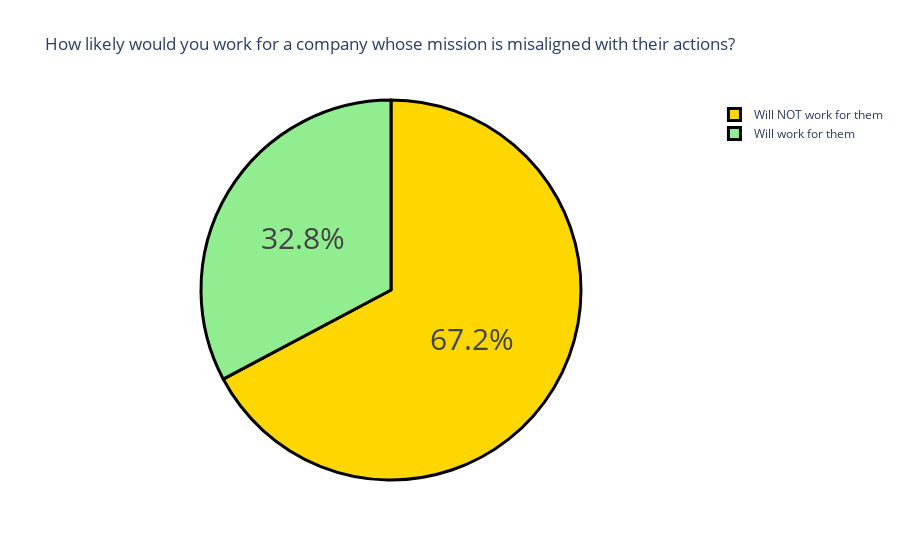

The code cell stored with this chart in its notebook:
### Markdown cell above
## Now let’s have a look at whether they will work for a company whose mission is not clearly defined:

### Code cell
question5 = "How likely would you work for a company whose mission is misaligned with their public actions or even their product ?"
question5 = data[question5].value_counts()
label = question5.index
counts = question5.values
colors = ['gold','lightgreen']
fig = go.Figure(data=[go.Pie(labels=label, values=counts)])
fig.update_layout(title_text='How likely would you work for a company whose mission is misaligned with their actions?')
fig.update_traces(hoverinfo='label+value', textinfo='percent', textfont_size=30,
                  marker=dict(colors=colors, line=dict(color='black', width=3)))
fig.show()

### Figure 1 — Plotly figure (JSON) as saved in the notebook; plotly's stock layout.template omitted (floating-point values rounded to 4 significant figures)
{"data": [{"hoverinfo": "label+value", "labels": ["Will NOT work for them", "Will work for them"], "marker": {"colors": ["gold", "lightgreen"], "line": {"color": "black", "width": 3}}, "textfont": {"size": 30}, "textinfo": "percent", "type": "pie", "values": [158, 77]}], "layout": {"title": {"text": "How likely would you work for a company whose mission is misaligned with their actions?"}}}
